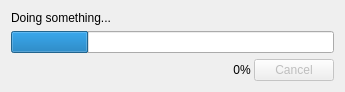
<?xml version="1.0" encoding="UTF-8"?>
<ui version="4.0">
 <class>ProgressDialog</class>
 <widget class="QWidget" name="ProgressDialog">
  <property name="geometry">
   <rect>
    <x>0</x>
    <y>0</y>
    <width>345</width>
    <height>87</height>
   </rect>
  </property>
  <property name="windowTitle">
   <string>Form</string>
  </property>
  <property name="windowIcon">
   <iconset>
    <normaloff>:/RES/ffficons/time_go.png</normaloff>:/RES/ffficons/time_go.png</iconset>
  </property>
  <layout class="QVBoxLayout" name="verticalLayout">
   <item>
    <widget class="QLabel" name="label">
     <property name="sizePolicy">
      <sizepolicy hsizetype="Preferred" vsizetype="Fixed">
       <horstretch>0</horstretch>
       <verstretch>0</verstretch>
      </sizepolicy>
     </property>
     <property name="text">
      <string>Doing something...</string>
     </property>
    </widget>
   </item>
   <item>
    <widget class="QProgressBar" name="progressBar">
     <property name="value">
      <number>24</number>
     </property>
     <property name="textVisible">
      <bool>false</bool>
     </property>
    </widget>
   </item>
   <item>
    <widget class="QWidget" name="unitSizeLayoutWidget" native="true">
     <property name="sizePolicy">
      <sizepolicy hsizetype="Preferred" vsizetype="Fixed">
       <horstretch>0</horstretch>
       <verstretch>0</verstretch>
      </sizepolicy>
     </property>
     <layout class="QHBoxLayout" name="horizontalLayout">
      <property name="spacing">
       <number>3</number>
      </property>
      <property name="leftMargin">
       <number>0</number>
      </property>
      <property name="topMargin">
       <number>0</number>
      </property>
      <property name="rightMargin">
       <number>0</number>
      </property>
      <property name="bottomMargin">
       <number>0</number>
      </property>
      <item>
       <spacer name="horizontalSpacer">
        <property name="orientation">
         <enum>Qt::Horizontal</enum>
        </property>
        <property name="sizeHint" stdset="0">
         <size>
          <width>200</width>
          <height>20</height>
         </size>
        </property>
       </spacer>
      </item>
      <item>
       <widget class="QLabel" name="percent">
        <property name="text">
         <string>0%</string>
        </property>
        <property name="alignment">
         <set>Qt::AlignCenter</set>
        </property>
       </widget>
      </item>
      <item>
       <widget class="QPushButton" name="pushButton">
        <property name="enabled">
         <bool>false</bool>
        </property>
        <property name="text">
         <string>Cancel</string>
        </property>
       </widget>
      </item>
     </layout>
    </widget>
   </item>
  </layout>
 </widget>
 <resources/>
 <connections/>
</ui>
